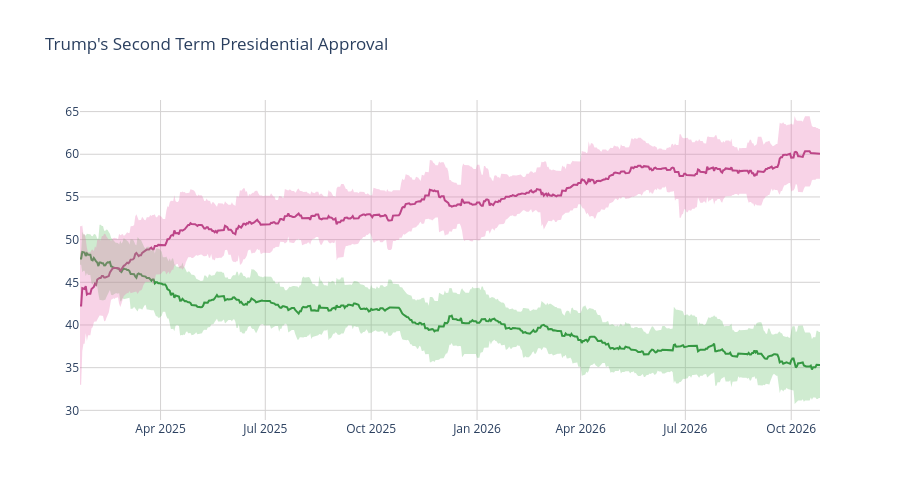

Source (notebook cell):
### Code cell
disappr_ci_hex = "#e86eaf"
appr_ci_hex = "#60be65"
disappr_ci_rgba = "rgba(232, 110, 175, 0.3)"
appr_ci_rgba = "rgba(96, 190, 101, 0.3)"
grid_col = "#d4d2d2"


# Approve
fig = go.Figure(go.Scatter(
    x=pres['end_date'],
    y=pres['approve'],
    hovertemplate="%{y:.2f}%",
    name="<b>Approve</b>",
    line=dict(color="#228833"),
    showlegend=False
))

# Disapprove
fig.add_trace(go.Scatter(
    x=pres['end_date'],
    y=pres['disapprove'],
    hovertemplate="%{y:.2f}%",
    name="<b>Disapprove</b>",
    line=dict(color="#aa3377"),
    showlegend=False
    )
)

# Approve CI
fig.add_traces([

    # Upper bound
    go.Scatter(
        x=pres['end_date'],
        y=pres['approve_upper_ci'],
        marker=dict(color=appr_ci_hex),
        line=dict(width=0),
        mode='lines',
        showlegend=False,
        hoverinfo="skip"
    ),

    # Lower bound
    go.Scatter(
        x=pres['end_date'],
        y=pres['approve_lower_ci'],
        marker=dict(color=appr_ci_hex),
        line=dict(width=0),
        mode='lines',
        fillcolor=appr_ci_rgba,
        fill="tonexty",
        showlegend=False,
        hoverinfo="skip"
    )
])

# Disapprove CI
fig.add_traces([

    # Upper bound
    go.Scatter(
        x=pres['end_date'],
        y=pres['disapprove_upper_ci'],
        marker=dict(color=disappr_ci_hex),
        line=dict(width=0),
        mode='lines',
        showlegend=False,
        hoverinfo="skip"
    ),

    # Lower bound
    go.Scatter(
        x=pres['end_date'],
        y=pres['disapprove_lower_ci'],
        marker=dict(color=disappr_ci_hex),
        line=dict(width=0),
        mode='lines',
        fillcolor=disappr_ci_rgba,
        fill="tonexty",
        showlegend=False,
        hoverinfo="skip"
    )
])

fig.update_layout(
    title=dict(text="Trump's Second Term Presidential Approval"),
    hovermode="x"
)

fig.update_xaxes(gridcolor=grid_col)
fig.update_yaxes(gridcolor=grid_col)

fig.update_layout(hovermode="x", hoverlabel_align="right", plot_bgcolor="rgba(0, 0, 0, 0)", height=500)
fig.show()

### Figure 1 — Plotly figure (JSON) as saved in the notebook; plotly's stock layout.template omitted (floating-point values rounded to 4 significant figures; data arrays with more than 128 entries replaced by an {"elided": "..."} marker saying what was removed)
{"data": [{"hovertemplate": "%{y:.2f}%", "line": {"color": "#228833"}, "name": "<b>Approve</b>", "showlegend": false, "type": "scatter", "x": {"elided": "644 str values"}, "y": {"elided": "644 float values"}}, {"hovertemplate": "%{y:.2f}%", "line": {"color": "#aa3377"}, "name": "<b>Disapprove</b>", "showlegend": false, "type": "scatter", "x": {"elided": "644 str values"}, "y": {"elided": "644 float values"}}, {"hoverinfo": "skip", "line": {"width": 0}, "marker": {"color": "#60be65"}, "mode": "lines", "showlegend": false, "type": "scatter", "x": {"elided": "644 str values"}, "y": {"elided": "644 float values"}}, {"fill": "tonexty", "fillcolor": "rgba(96, 190, 101, 0.3)", "hoverinfo": "skip", "line": {"width": 0}, "marker": {"color": "#60be65"}, "mode": "lines", "showlegend": false, "type": "scatter", "x": {"elided": "644 str values"}, "y": {"elided": "644 float values"}}, {"hoverinfo": "skip", "line": {"width": 0}, "marker": {"color": "#e86eaf"}, "mode": "lines", "showlegend": false, "type": "scatter", "x": {"elided": "644 str values"}, "y": {"elided": "644 float values"}}, {"fill": "tonexty", "fillcolor": "rgba(232, 110, 175, 0.3)", "hoverinfo": "skip", "line": {"width": 0}, "marker": {"color": "#e86eaf"}, "mode": "lines", "showlegend": false, "type": "scatter", "x": {"elided": "644 str values"}, "y": {"elided": "644 float values"}}], "layout": {"height": 500, "hoverlabel": {"align": "right"}, "hovermode": "x", "plot_bgcolor": "rgba(0, 0, 0, 0)", "title": {"text": "Trump's Second Term Presidential Approval"}, "xaxis": {"gridcolor": "#d4d2d2"}, "yaxis": {"gridcolor": "#d4d2d2"}}}
